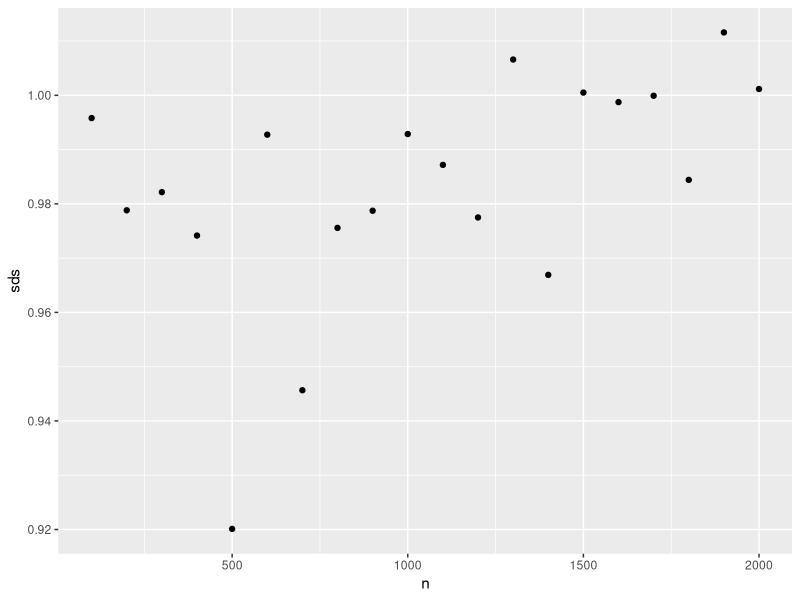

Source code (R):
## ---- chunk 1
library(tidyverse)
map_int(starwars$films, length) ##find the length of each row (each row is a list of films for each character), a count for each element of the list-column
## ---- chunk 2
map_chr(mpg, typeof) ##check the type of each column
## ---- chunk 3
map(1:3, `^`, 2) ## square each number in (1, 2, 3)

map(1:3, `+`, 2)  ## add 2 to each number in (1, 2, 3)
## ---- chunk 4
mods_split <- mpg %>%
  group_split(year) %>%
  map(~lm(hwy ~ displ + trans, data = .x))
mods_split
## ---- chunk 5
mods_by <- mpg %>%
  group_by(year) %>%
  group_map(~lm(hwy ~ displ + trans, data = .x))

mods_by
## ---- chunk 6
map2_lgl(
  mods_split, mods_by, 
  ~identical(coef(.x), coef(.y))
)

map2_dbl(1:3, 0:2, `^`)
## ---- chunk 7
params <- tibble(
  mean = -1:1,
  sd = c(0.5, 1, 2)
)
args(rnorm)

pmap(params, rnorm, n = 1000) %>%
  map_dbl(mean)
## ---- chunk 8
random_dist <- tibble(
  n = 1:20 * 100)  ## create a vector n, which represents how much random data we are going to generate in each simulation, store this as a tibble with one column (for now).
## ---- chunk 9
random_data <- map(random_dist$n, rnorm)
str(random_data) ## generate a list of random vectors, each drawn from a normal distribution with a different number of samples drawn in each case.

random_dist$data <- random_data ## save the list as a column in our tibble (list-column)
random_dist 

random_dist %>%
  unnest(cols = data) %>%
  nrow()  ## see the long version with unnest()
## ---- chunk 10
random_dist <- random_dist %>%
  mutate(means = map_dbl(data, mean), sds = map_dbl(data, sd)) ##lets perform some analysis  on our randomly generate datasets
## ---- chunk 11
random_dist <- random_dist %>% 
  mutate(median = map_dbl(data, median))
## ---- chunk 12
ggplot(random_dist, aes(x = n, y = sds)) +
  geom_point()

## I notice a vauge negative trend, but not particularly strong
## ---- chunk 13
map_dbl(
  c(0.1, 0.25), 
  ~mean(x = random_dist$data[[1]], trim = .x)
)
## ---- chunk 14
random_dist <- random_dist %>%
  mutate(
    filename = paste0("random_data_", n, ".csv"),
    file = fs::path(tempdir(), filename)
)
## ---- chunk 15
random_dist <- random_dist %>%
  mutate(data_frame = map(data, enframe))
## ---- chunk 16
args(write_csv)  ##check the arguments first

random_dist %>%
  select(x = data_frame, file) %>%
  pwalk(write_csv)
## ---- chunk 17
random_dist %>% 
  select(x = data_frame, file) %>%
  pwalk(~write_csv(x = .x, file = .y))
